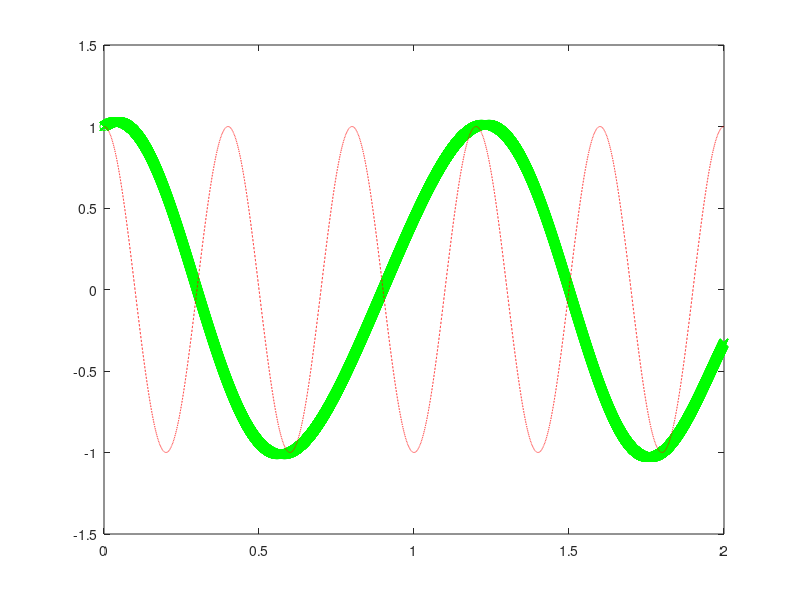

MATLAB code for this plot:
function [xr1, xr2, xr3] = aliasing() 

Ts1 = 0.1; 
Ts2 = 0.2; 
Ts3 = 0.3;
t_fine = 0:0.0001:2; 
t1 = 0:0.1:2; 
t2 = 0:0.2:2; 
t3 = 0:0.3:2; 
x1 = cos(5*pi*t1); 
x2 = cos(5*pi*t2); 
x3 = cos(5*pi*t3); 
y = cos(5*pi*t_fine); 




c1 = zeros(size(t_fine)) ; 
for n=0:20
    %c1 = c1 + (1+sin(3*pi*n*Ts1) + cos(5*pi*n*Ts1))*sinc((t_fine - n*Ts1)/Ts1); 
    c1 = c1+x1(n+1)*sinc((1/Ts1)*(t_fine - n*Ts1)); 
end

c2 = zeros(size(t_fine)) ; 
for n=0:10
    %c2 = c2 + (1+sin(3*pi*n*Ts2) + cos(5*pi*n*Ts2))*sinc((t_fine - n*Ts2)/Ts2); 
    c2 = c2 +x2(n+1)*sinc((1/Ts2)*(t_fine - n*Ts2)); 
end

c3 = zeros(size(t_fine)) ; 
for n=0:6
    %c3 = c3 + (1+sin(3*pi*n*Ts3) + cos(5*pi*n*Ts3))*sinc((t_fine - n*Ts3)/Ts3); 
    c3 = c3+x3(n+1)*sinc((1/Ts3)*(t_fine - n*Ts3)); 
end


plot(t1,x1, 'ro',t_fine, c1, 'rx', t_fine,y, 'r--'); pause(5); 
plot(t2,x2, 'bo',t_fine, c2, 'bx', t_fine,y, 'r--'); pause(5); 
plot(t3,x3, 'go',t_fine, c3, 'gx', t_fine,y, 'r--'); pause(5);
end